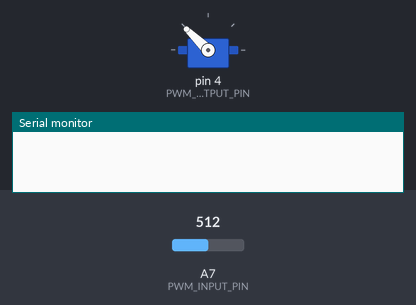
A sketch run on a simulated Arduino Nano, built with avr-gcc and run on an emulated ATmega328P. On the bench: servo, the last lines printed to the serial monitor. The test bench sets the inputs (shaded band); at power-on: A7 (PWM_INPUT_PIN) = 512.

Above: at 0.05 s.
At 19.95 s:
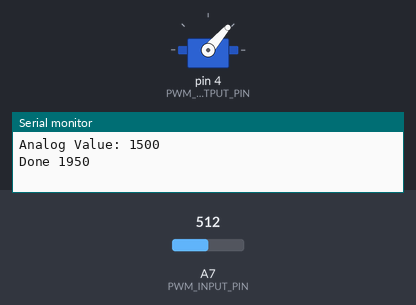
Timing chart, 0 to 26.0 s (numbered marks = the images above):
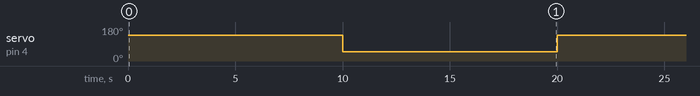

Measured:
- by itself, servo on pin 4 (PWM_OUTPUT_PIN): alternates 136° for 10.0 s and 49° for 10.0 s

The sketch:

Buchna.ino
```cpp
#include <Servo.h>
/*********
 * How to use Actuaor:
    L12-I Micro Linear Actuator
    Pinout:
    Green - Current Input Signal (4-20mA)
    Blue - Voltage Input Signal (0-5V)
    Purple - Position Feedback Signal (Proportional 0-3.3V - Read values are in reverse)
    White - RC Input Signal (Servo Compatible)
    Red - Power (6V or 12V)
    Black - Ground
*********/
Servo buchna;
int ana_val;

#define MIN_PWM_VAL 1000
#define MAX_PWM_VAL 2000

#define PWM_OUTPUT_PIN 4
#define PWM_INPUT_PIN A7 //(20)
//(20) A6 - (21) A7
#define FULLY_OUT_PWM 1950
#define FULLY_IN_PWM 1050

void setup() {
    // put your setup code here, to run once:
    Serial.begin(9600);
    buchna.attach(PWM_OUTPUT_PIN);
    pinMode(PWM_INPUT_PIN,INPUT);
}

void loop() {
    // Note that Actuaor real accepted values
    // are in between (1050-1950)

    // Fully out
    buchna.writeMicroseconds(FULLY_OUT_PWM);
    delay(10000); // Note that movement is significatly slow
    ana_val = analogRead(PWM_INPUT_PIN);
    ana_val = map(ana_val, 0, 1023, MAX_PWM_VAL, MIN_PWM_VAL);
    Serial.print("Analog Value: ");
    Serial.println(ana_val);
    Serial.println("Done 1950");

    // Fully in
    buchna.writeMicroseconds(FULLY_IN_PWM);
    delay(10000); // Note that movement is significatly slow
    ana_val = analogRead(PWM_INPUT_PIN);
    ana_val = map(ana_val, 0, 1023, MAX_PWM_VAL, MIN_PWM_VAL);
    Serial.print("Analog Value: ");
    Serial.println(ana_val);
    Serial.println("Done 1050");
}
```
